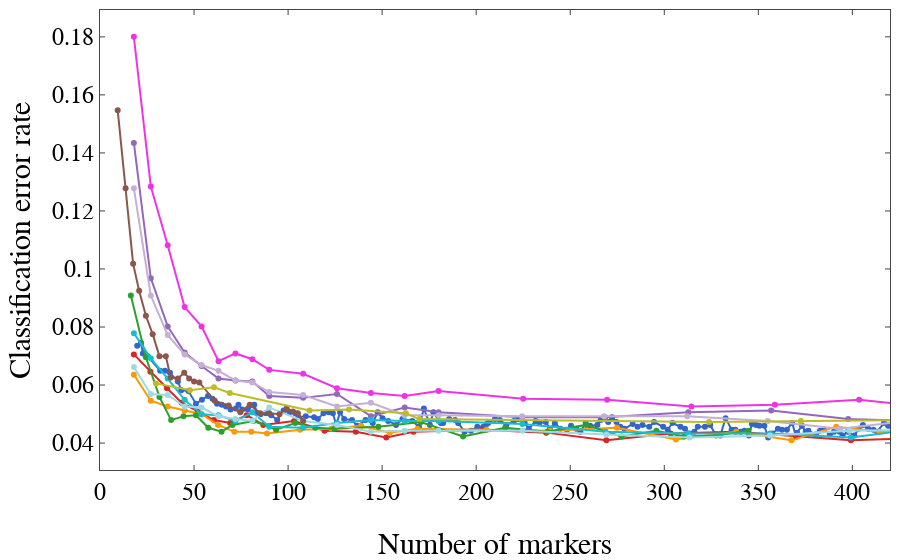

Notebook source saved alongside this figure:
### Code cell
iplot({'data': traces21, 'layout': layout1})
